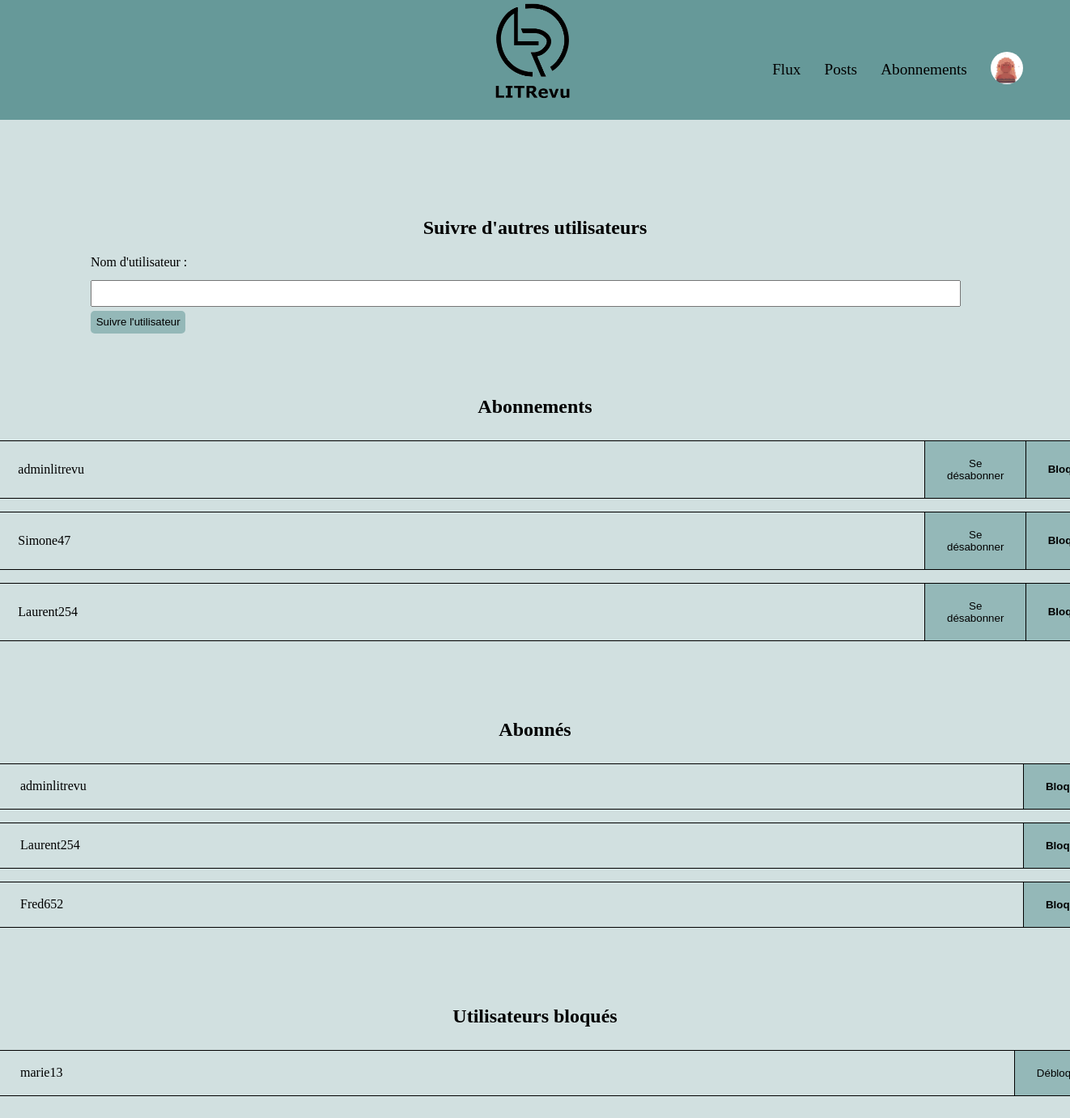
/subscription/ (signed in), run on an earlier commit of the app's database.
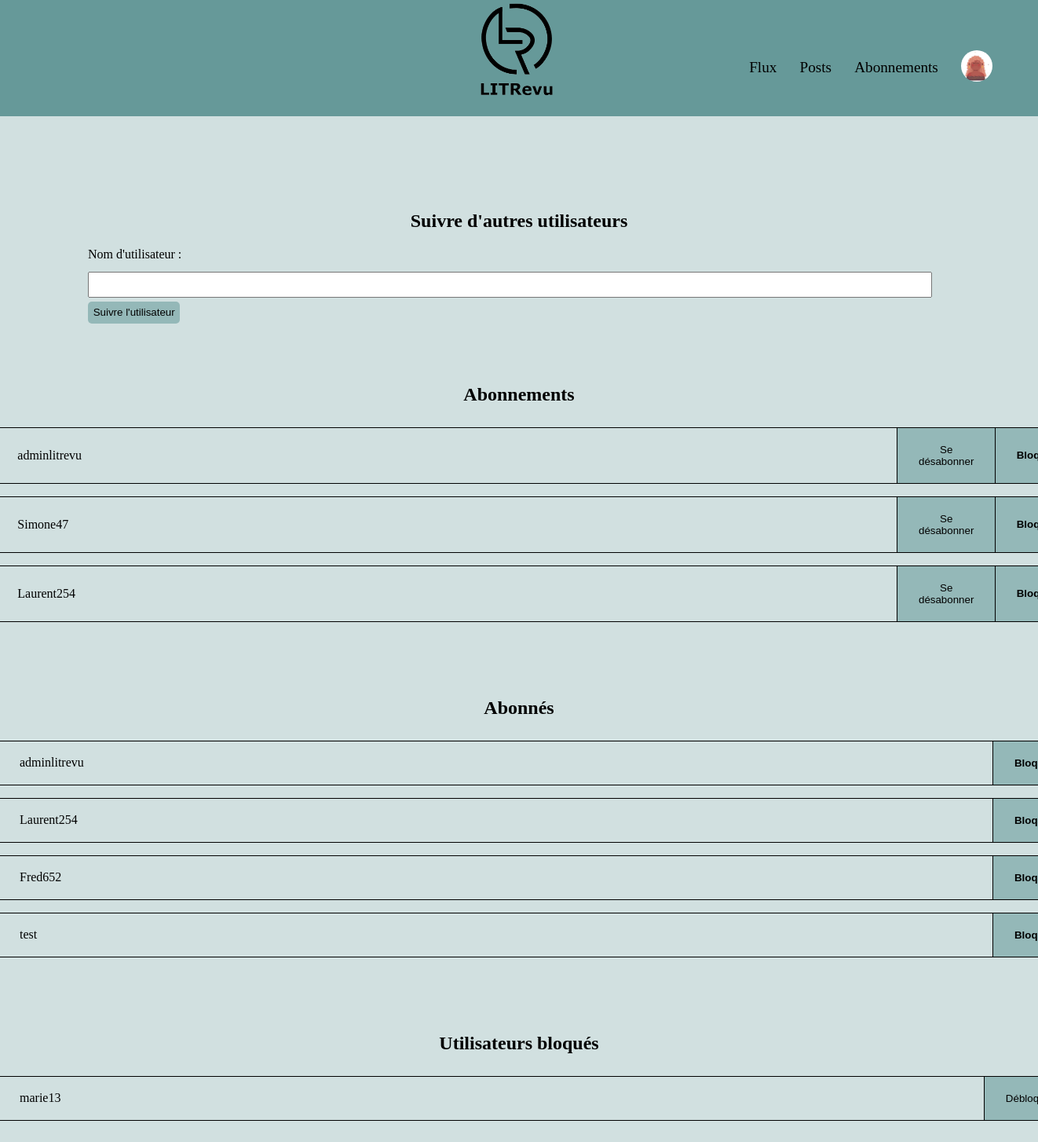
And on a later commit of the database.
### authentication/models.py (models this page shows, shortened)
class User(AbstractUser):
    following = models.ManyToManyField('self', through=UserFollows)
    avatar = models.ImageField(upload_to='avatars/', null=True, blank=True)
    IMAGE_MAX_SIZE = (800, 800)

### app_web/views.py (the view, shortened to what this page needs)
# urls.py: path('subscription/', app_web.views.subscription, name='subscription'),
@login_required
def subscription(request):
    following_users = request.user.following.all()
    blocked_users = User.objects.filter(blocking_users__user=request.user, blocking_users__can_access_tickets=False)
    followers = User.objects.filter(user_follows__followed_user=request.user)
    context = {'following_users': following_users, 'blocked_users': blocked_users, 'followers': followers}
    messages.success(request, '')
    return render(request, 'app_web/subscription.html', context)

### app_web/templates/app_web/subscription.html (shortened to what this page needs)
{% extends 'base.html' %}
{% block content %}
<div class="subs">
    <div class="new-sub">
        <h2>Suivre d'autres utilisateurs</h2>
        <form method="post" action="{% url 'subscription' %}">
            <label for="id_username_to_follow">Nom d'utilisateur :</label>
            <input type="text" name="username_to_follow" id="id_username_to_follow" required>
            <button type="submit">Suivre l'utilisateur</button>
        </form>
    </div>
    <div>
        <h2>Abonnements</h2>
        {% if following_users %}
            <ul>
                {% for user in following_users %}
                    <li>
                        <div class="username">
                        {{ user.username }}
                        </div>
                        <div class="form-uf">
                            <form method="post" action="{% url 'unfollow' %}">
                                <button type="submit">Se désabonner</button>
                            </form>
                            <form method="post" action="{% url 'block_user' %}">
                                <button type="submit" class="delete">Bloquer</button>
                            </form>
                        </div>
                    </li>
                {% endfor %}
            </ul>
        {% else %}
            <p>Vous ne suivez actuellement personne.</p>
        {% endif %}
    </div>
    <div>
        <h2>Abonnés</h2>
        {% if followers %}
            <ul class="followers">
                {% for user in followers %}
                    <li>
                        <div class="username">
                            {{ user.username }}
                        </div>
                        <div class="form-uf">
                            <form method="post" action="{% url 'block_user' %}">
                                <button type="submit" class="delete">Bloquer</button>
                            </form>
                        </div>
                    </li>
                {% endfor %}
            </ul>
        {% else %}
            <p>Personne ne vous suit actuellement.</p>
        {% endif %}
    </div>
    <div>
        <h2>Utilisateurs bloqués</h2>
        {% if blocked_users %}
            <ul class="followers">
                {% for user in blocked_users %}
                    <li>
                        <div class="username">
                            {{ user.username }}
                        </div>
                        <div class="form-uf">
                            <form method="post" action="{% url 'unblock_user' %}">
                                <button type="submit">Débloquer</button>
                            </form>
                        </div>
                    </li>
                {% endfor %}
            </ul>
        {% else %}
            <p>Vous n'avez actuellement bloqué personne.</p>
        {% endif %}
    </div>
</div>
{% endblock %}

What changed in the data, as far as the page shows it:
added User: username "test", shown under "Abonnés"
